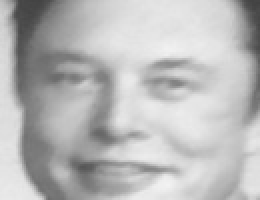
#> input picture face detection & tracking/dataset/ELON MUSK/1.jpg, 130 x 100 px, given in place of the camera (shown 2 times larger)
$ python 'Face deection with DATASET code.py'
#> lines starting #> are read from the running program, lines starting #| are printed output that depends on the picture; after the words box and inside, x2 and y2 are one past the last pixel; in counts of white or black regions, pixels touching at a corner belong together
import cv2
import os
alg = 'haarcascade_frontalface_default.xml'
datasets = 'dataset'
name = 'Gladys'

path = os.path.join(datasets, name)
if not os.path.isdir(path):
    os.mkdir(path)

(width, height) = (130, 100)
haar_cascade = cv2.CascadeClassifier(alg)
webcam = cv2.VideoCapture(0)

count = 1
while count < 31:
    print(count)
    _, img = webcam.read()
#> img is the input picture: shape (100, 130, 3); min 66, max 242, mean 184.5
    grayImg = cv2.cvtColor(img, cv2.COLOR_BGR2GRAY)
    face = haar_cascade.detectMultiScale(grayImg,1.3,4)
#> face = [[13, 4, 89, 89]]
    for (x,y,w,h) in face:
        cv2.rectangle(img,(x,y),(x+w,y+h),(0,255,0),2)
        faceOnly = grayImg[y:y + h, x:x + w]
        resizeImg = cv2.resize(faceOnly, (width, height))
        cv2.imwrite("%s/%s.jpg" % (path,count), resizeImg)
        count+=1
#> this loop made 1 pass
#> (x, y, w, h, count) on pass 1: (13, 4, 89, 89, 2)
#> pass 1, `faceOnly = grayImg[y:y + h, x:x + w]`:
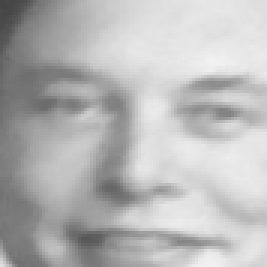
#> faceOnly: shape (89, 89) (shown 3 times larger); min 68, max 242, mean 182.9
#> pass 1, `resizeImg = cv2.resize(faceOnly, (width, height))`:
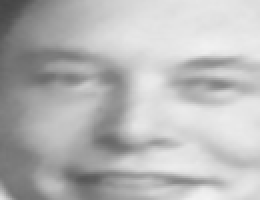
#> resizeImg: shape (100, 130) (shown 2 times larger); min 68, max 242, mean 182.7
#> after the loop:
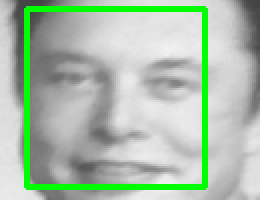
#> img: shape (100, 130, 3) (shown 2 times larger); 8.18% of pixels changed, all inside (x1, y1, x2, y2) = (12, 3, 104, 95)
#> after the loop, count = 2
    cv2.imshow("FaceDetection",img)
    key = cv2.waitKey(10)
#> (key Esc is pressed here)
    if key == 27:
        break
print("Image captured successfully")
webcam.release()
cv2.destroyAllWindows()

$ run again, on face detection & tracking/dataset/ELON MUSK/12.jpg
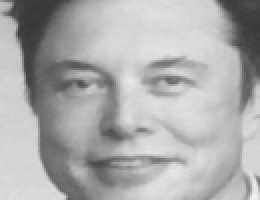
#> input picture face detection & tracking/dataset/ELON MUSK/12.jpg, 130 x 100 px, given in place of the camera (shown 2 times larger)
#> img is the input picture: shape (100, 130, 3); min 55, max 240, mean 172.1
#> face = [[20, 8, 86, 86]]
#> the loop `for (x,y,w,h) in face:` made 1 pass
#> (x, y, w, h, count) on pass 1: (20, 8, 86, 86, 2)
#> pass 1, `resizeImg = cv2.resize(faceOnly, (width, height))`:
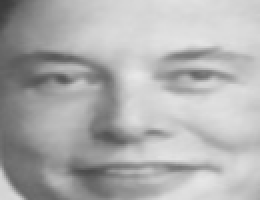
#> resizeImg: shape (100, 130) (shown 2 times larger); min 57, max 231, mean 174.6
#> after the loop `for (x,y,w,h) in face:`:
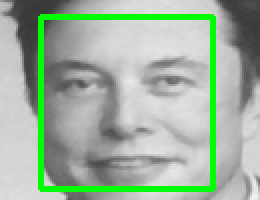
#> img: shape (100, 130, 3) (shown 2 times larger); 7.91% of pixels changed, all inside (x1, y1, x2, y2) = (19, 7, 108, 96)
#> after the loop `for (x,y,w,h) in face:`: count = 2
